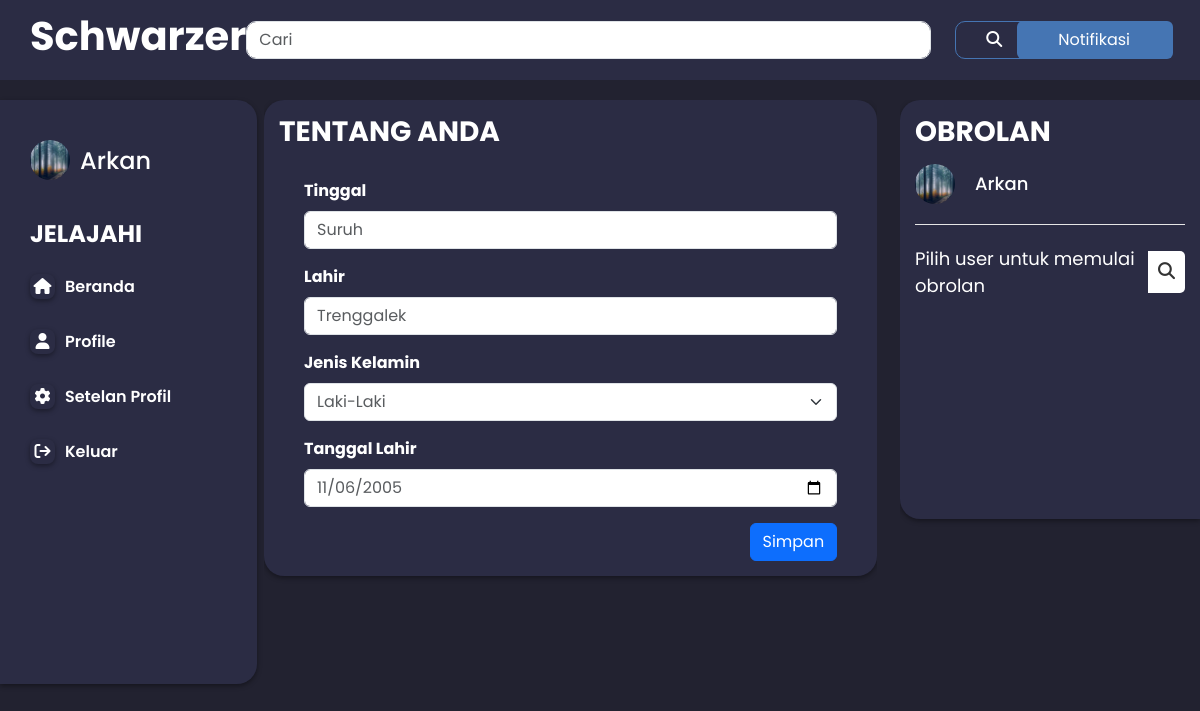
The page /tambah-profil.php (signed in) on the database its author committed.
### tables this page shows
CREATE TABLE `users` (
  `id` int(11) NOT NULL,
  `nama` varchar(255) NOT NULL,
  `email` varchar(255) NOT NULL,
  `password` varchar(255) NOT NULL,
  `gambar` varchar(255) NOT NULL,
  `unique_id` varchar(255) NOT NULL
);

CREATE TABLE `profil` (
  `id` int(11) NOT NULL,
  `tinggal` varchar(255) NOT NULL,
  `lahir` varchar(255) NOT NULL,
  `jk` enum('Laki-Laki','Perempuan','','') NOT NULL,
  `tanggal` date NOT NULL,
  `id_user` int(11) NOT NULL
);

### tambah-profil.php (the view, shortened to what this page needs)
<?php
$pdo = new PDO('mysql:host=localhost; dbname=pkl', "root", "");
$sql = "SELECT * FROM profil WHERE id_user=:id";
$query = $pdo->prepare($sql);
$query->execute(array('id' => $_SESSION['user']['id']));
$user1 = $query->fetch();
include_once "pesan/php/config.php";
$id = $_SESSION['user']['unique_id'];
$sql = "SELECT * FROM messages where incoming_msg_id = $id and status = true ORDER BY msg_id DESC limit 5";
$pdo = new PDO('mysql:host=localhost; dbname=pkl', "root", "");
$query = $pdo->prepare($sql);
$query->execute();
?>
<!DOCTYPE html>
<html lang="en">
<head>
  <link rel="stylesheet" href="https://unicons.iconscout.com/release/v4.0.8/css/line.css">
  <link href="https://cdn.jsdelivr.net/npm/bootstrap@5.3.0/dist/css/bootstrap.min.css" rel="stylesheet"
>
  <link rel="stylesheet" href="https://cdnjs.cloudflare.com/ajax/libs/font-awesome/6.1.1/css/all.min.css"
 />
</head>
<body>
  <nav style="width: 100%;
background: #2B2C44;
position: fixed;
z-index: 999;
padding:12px;
padding-left:30px;">
    <div style="display: flex;
align-items: center;
justify-content: space-between;" class="container1">
      <h1 style="font-weight:bold;color:white;font-family:Poppins;" class="log ">
        Schwarzer
      </h1>
      <div style="float:right;" class="create">
        <form action="index.php" method="get" class="d-flex" role="search">
          <input style="padding-right:436px;border-radius:10px;" name="cari" class="form-control me-4" type="text"
            placeholder="Cari" aria-label="Search">
          <button style="padding-left:30px;padding-right:30px;margin-right:-16px;border-radius:10px;border-color:#4575B3;color:white;" class="btn btn-outline-primary" type="submit"><i
              class="fa-solid fa-search"></i></button>
        </form>
      </div>
      <div style="padding-right:15px;"class="dropdown">
        <button style="padding-left:40px;padding-right:42px;background-color:#4575B3;color:white;"type="button" class="btn" data-toggle="dropdown">
          Notifikasi <span style="padding-left:20px;"class="badge badge-light " id="notif"></span>
        </button>
            <?php while ($row = $query->fetch()) { ?>
              <a id="pesan" class="dropdown-item"><svg xmlns="http://www.w3.org/2000/svg" width="16" height="16"
                  fill="currentColor" class="bi bi-envelope-fill" viewBox="0 0 16 16">
                  <path fill-rule="evenodd"
                    d="M.05 3.555A2 2 0 0 1 2 2h22a2 2 0 0 1 1.95 1.555L8 8.414.05 3.555zM0 4.697v7.104l5.803-3.558L0 4.697zM6.761 8.83l-6.57 4.027A2 2 0 0 0 2 14h22a2 2 0 0 0 1.808-1.144l-6.57-4.027L8 9.586l-1.239-.757zm3.436-.586L16 11.801V4.697l-5.803 3.546z" />
                </svg>&nbsp;
                <button class="btn "type="Submit">
                  <?php echo htmlentities($row['msg']); ?><br>
                </button>
              </a>
            <?php } ?>
      </div>
    </div>
  </nav>
  <div class="home">
    <div class="container">
      <div class="home-weapper">
        <div style="background-color:#2B2C44;" class="home-left">
          <div class="profile">
            <?php
            $pdo = new PDO('mysql:host=localhost; dbname=pkl', "root", "");
            $sql = "SELECT  gambar,nama FROM users WHERE id=:id";
            $query = $pdo->prepare($sql);
            $query->execute(array('id' => $_SESSION['user']['id']));
            $topik = $query->fetch();
            ?>
            <img style="width:40px;height:40px;" src="image/<?php echo $topik['gambar'];?>">
            <h4 style="margin-bottom:-3px;color:white;" ><?php echo htmlentities($topik['nama']);?><br></h4>
          </div>
          <div class="explore">
            <h4 style="color:white;" class="mini-headign">JELAJAHI</h4>
            <a style="margin-top:10px;margin-bottom:20px;padding-right:92px;" href="index.php"><i class="fa-solid fa-home"></i>Beranda</a>
            <a style="margin-top:10px;margin-bottom:20px;" href="profil-utama.php?id=<?php echo $_SESSION['user']['id']; ?>"><i class="fa-solid fa-user"></i></i>Profile</a>
            <a style="margin-top:10px;margin-bottom:20px;" href="profil-edit.php?req=0"><i class="fa-solid Example of address-book fa-solid fa-gear"></i></i>Setelan Profil</a>
            <a style="margin-top:10px;margin-bottom:20px;" href="logout.php"><i class="fa-solid fa-sign-out"></i>Keluar</a>
          </div>
        </div>
        <div  class="home-center">
          <div class="home-center-wrapper">
            <div style="background-color:#2B2C44;" class="createPost">
              <h3 style="color:white;" class="mini-headign">Tentang Anda</h3>
                    <?php if (!empty($user1['id'])) { ?>
                        <div class="col-12">
                            <form style="padding-right:25px;padding-left:25px;padding-top:20px" action="" method="POST">
                                <div class="mb-3">
                                    <label style="color:white;" class="form-label fw-bold">Tinggal</label>
                                    <input type="text" name="tinggal" class="form-control text-muted"
                                        value="<?php echo isset($_POST['tinggal']) ? $_POST['tinggal'] : $user1['tinggal']; ?>"
                                        required>
                                </div>
                                <div class="mb-3">
                                    <label style="color:white;" class="form-label fw-bold">Lahir</label>
                                    <input type="text" name="lahir" class="form-control text-muted"
                                        value="<?php echo isset($_POST['lahir']) ? $_POST['lahir'] : $user1['lahir']; ?>"
                                        required>
                                </div>
                                <div class="mb-3">
                                    <label style="color:white;" class="form-label fw-bold">Jenis Kelamin</label>
                                    <select name="jk" class="form-select text-muted" aria-label="Default select example">
                                        <option selected>
                                            <?php echo isset($_POST['jk']) ? $_POST['jk'] : $user1['jk']; ?>
                                        </option>
                                    </select>
                                </div>
                                <div class="mb-3">
                                    <label style="color:white;" class="form-label fw-bold">Tanggal Lahir</label>
                                    <input type="date" name="tanggal" class="form-control text-muted"
                                        value="<?php echo isset($_POST['tanggal']) ? $_POST['tanggal'] : $user1['tanggal']; ?>"
                                        required>
                                </div>
                                <div class="text-end">
                                    <button class="btn btn-primary">Simpan</button>
                                </div>
                            </form>
                        </div>
                    <?php } else {
                        echo '';
                    } ?>
            </div>
          </div>
        </div>
        <div class="home-right">
          <div style="background-color:#2B2C44;" class="messenger">
          <h3 style="color:white;" style="color:#1877f2;" class="mini-headign">OBROLAN</h3>
            <section class="users">
              <header>
                <div class="content">
                  <?php
                  $sql = mysqli_query($conn, "SELECT * FROM users WHERE unique_id = {$_SESSION['user']['unique_id']}");
                  if (mysqli_num_rows($sql) > 0) {
                    $row = mysqli_fetch_assoc($sql);
                  }
                  ?>
                  <img src="image/<?php echo $row['gambar']; ?>" style="border-radius:50%;width:40px;height:40px;"alt="">
                  <div  class="details">
                    <span style="color:white;">
                      <?php echo $row['nama'] ?>
                    </span>
                  </div>
              </header>
              <div class="search">
                <span style="color:white;" class="text">Pilih user untuk memulai obrolan</span>
                <button><i class="fas fa-search"></i></button>
              </div>
            </section>
          </div>
        </div>
      </div>
    </div>
    <?php include 'modal.php'; ?>
</body>
</html>

### tambah-profil.php (style rules this page uses)
* { margin: 0; padding: 0; box-sizing: border-box; list-style: none; text-decoration: none; font-family: "Poppins", sans-serif; }
:root { --background: #d1deec; --foreground: #f1f3f5; --white: #fff; --black: #000; --gray: #6e6e6e; --shadow: #00000063; --border: #cfcfcf; }
body { background-color: #222230; -webkit-text-size-adjust: 100%; -webkit-tap-highlight-color: #3a78ffec; }
h1, h2, h3, h4, h5, h6, b { color: var(--black); }
.home { display: flex; justify-content: center; }
.container { padding-top: 100px; }
.home-weapper { width: 100%; display: flex; justify-content: space-between; }
.home-left { position: fixed; left:0%; background: var(--white); box-shadow: 0 2px 5px 0 var(--shadow); border-top-right-radius: 20px; border-bottom-right-radius: 20px; overflow: hidden; flex-direction: column; padding: 30px; padding-bottom: 200px; margin-bottom: 500px; }
.profile { font-weight:bold; width: 100%; height: 60px; overflow: hidden; border-radius: 10px; display: flex; align-items: center; margin-bottom: 30px; cursor: pointer; }
.profile img { width: 50px; float: left; margin-right: 10px; border-radius: 50px; }
.mini-headign { font-weight: bold; text-transform: uppercase; color: var(--gray); margin-bottom: 15px; }
.explore { display: flex; flex-direction: column; }
.explore a { text-decoration: none; color: #fff; margin-bottom: 15px; font-weight: 600; }
.explore a i { margin-right: 10px; width: 25px; height: 25px; box-shadow: 0 2px 5px 0 var(--shadow); border-radius: 8px; text-align: center; line-height: 25px; transition: 0.4s; }
.home-center { position: absolute; left: 22%; width: 51.1%; overflow: hidden; }
.home-center .createPost { background: var(--white); box-shadow: 0 2px 5px 0 var(--shadow); border-radius: 20px; padding: 15px; margin-bottom: 20px; }
.home-center .mini-headign { color: #1877f2; margin-bottom: 10px; }
.home-right { position: fixed; left: 75%; width: 25%; overflow: hidden; }
.event-friend, .create-page, .messenger { background: var(--white); box-shadow: 0 2px 5px 0 var(--shadow); border-top-left-radius: 20px; border-bottom-left-radius: 20px; padding: 15px; margin-bottom: 20px; padding-bottom: 200px; }
.users header, .users-list a { display: flex; align-items: center; padding-bottom: 20px; border-bottom: 1px solid #e6e6e6; justify-content: space-between; }
.users header img { height: 50px; width: 50px; }
:is(.users, .users-list) .content { display: flex; align-items: center; }
:is(.users, .users-list) .content .details { color: #000; margin-left: 20px; }
:is(.users, .users-list) .details span { font-size: 18px; font-weight: 500; }
.users .search { margin: 20px 0; display: flex; position: relative; align-items: center; justify-content: space-between; }
.users .search .text { font-size: 18px; }
.users .search button { position: relative; z-index: 1; width: 47px; height: 42px; font-size: 17px; cursor: pointer; border: none; background: #fff; color: #333; outline: none; border-radius: 0 5px 5px 0; transition: all 0.2s ease; }

### rows shown on the page
users: gambar (picture), nama "Arkan"
profil: tinggal "Suruh", lahir "Trenggalek", jk "Laki-Laki", tanggal "11/06/2005"
